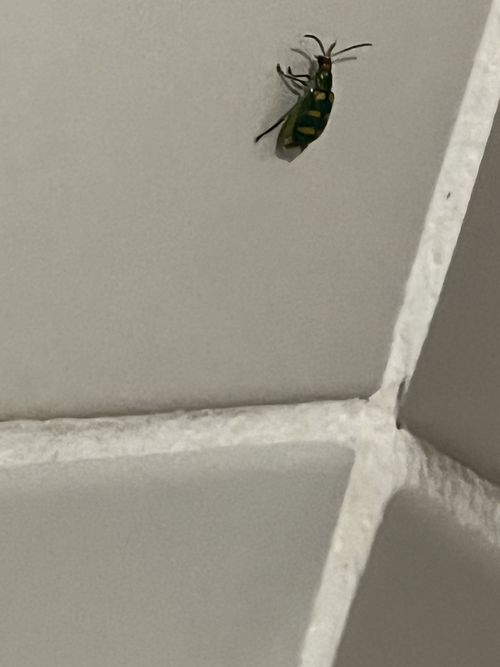
#> input picture frontend/tests/fixtures/preprocessing/display-p3.jpg, 500 x 667 px
$ python generate-preprocessing-reference.py
#> lines starting #> are read from the running program, lines starting #| are printed output that depends on the picture
### src/preprocessamento.py
"""Padronização das imagens para a entrada do modelo (T4.1).

O mesmo processamento deve ser usado no treino e na inferência. Por isso a
função fica aqui, e não no notebook.
"""

from __future__ import annotations

from pathlib import Path

import numpy as np
from PIL import Image, ImageOps

TAMANHO_ENTRADA = 224
COR_PREENCHIMENTO = (128, 128, 128)
CONTRATO_PREPROCESSAMENTO = "T10.2-rgb8-sem-conversao-icc-v1"
MAX_PIXELS = 40_000_000


def decodificar_imagem(origem: Path | str | Image.Image) -> Image.Image:
    """RGB8 independente da origem; EXIF uma vez, ICC deliberadamente ignorado.

    Preserva os valores codificados usados no treinamento T4.1. Não usar
    ImageCms aqui: na web createImageBitmap usa colorSpaceConversion='none'.
    Consulte a seção 10.2 de docs/Projeto.md para o domínio e as tolerâncias.
    """
    if not isinstance(origem, Image.Image):
        with Image.open(origem) as imagem:
            return decodificar_imagem(imagem)
    if origem.width * origem.height > MAX_PIXELS:
        raise ValueError("A foto é grande demais. Reduza para até 40 megapixels.")
    imagem = ImageOps.exif_transpose(origem)
    if "A" in imagem.getbands() or "transparency" in imagem.info:
        if imagem.convert("RGBA").getchannel("A").getextrema() != (255, 255):
            raise ValueError("A imagem tem transparência. Escolha uma imagem opaca.")
    # convert('RGB') não aplica perfis ICC, gAMA ou correção de exposição.
    return imagem.convert("RGB")


def preparar_pixels(
    origem: Path | str | Image.Image, tamanho: int = TAMANHO_ENTRADA
) -> np.ndarray:
    """Retorna RGB uint8 HWC após EXIF, resize e padding, antes da normalização."""
    if not isinstance(tamanho, int) or isinstance(tamanho, bool) or tamanho < 1:
        raise ValueError("O tamanho deve ser um inteiro positivo.")
    imagem = decodificar_imagem(origem)
    escala = tamanho / max(imagem.size)
    nova_largura = max(1, round(imagem.width * escala))
    nova_altura = max(1, round(imagem.height * escala))
    redimensionada = imagem.resize((nova_largura, nova_altura), Image.Resampling.BICUBIC)
    quadro = Image.new("RGB", (tamanho, tamanho), COR_PREENCHIMENTO)
    quadro.paste(redimensionada, ((tamanho - nova_largura) // 2, (tamanho - nova_altura) // 2))
    return np.asarray(quadro, dtype=np.uint8)


def preparar_imagem(
    origem: Path | str | Image.Image, tamanho: int = TAMANHO_ENTRADA
) -> np.ndarray:
    """Retorna array float32 (tamanho, tamanho, 3) com valores em [0, 1].

    Aplica a orientação EXIF (fotos de celular), ignora ICC, converte para RGB, redimensiona
    preservando a proporção e completa o quadro com cinza neutro. Não faz
    recorte, para não cortar lesões nas bordas.
    """
    return preparar_pixels(origem, tamanho).astype(np.float32) / np.float32(255)

### frontend/scripts/generate-preprocessing-reference.py
"""Referências T10.2 sem TensorFlow. Executar da raiz com Pillow 12.2 / NumPy 2.4.4."""
from pathlib import Path
import gzip
import hashlib
import io
import json
import sys

import numpy as np
from PIL import Image, ImageCms, __version__ as pillow_version

ROOT = Path(__file__).resolve().parents[2]
sys.path.insert(0, str(ROOT))
from src.preprocessamento import CONTRATO_PREPROCESSAMENTO, decodificar_imagem, preparar_pixels, preparar_imagem

OUT = ROOT / "frontend/tests/fixtures/preprocessing"


def gerar():
    # Originais intactos do acervo, identificados nos registros de revisão T8.1.
    origens = {
        "display-p3.jpg": "IMG_01540; dataset/image/4bb174ff-imag24.jpg",
        "srgb.jpg": "IMG_01812; dataset/image/test504.jpg",
        "no-profile.jpg": "assets/revisão_imagens/IMG_0125.jpg",
    }
    fronteiras = json.loads((OUT / "boundary-provenance.json").read_text(encoding="utf-8")) if (OUT / "boundary-provenance.json").exists() else []
    fontes_derivadas = {caso["file"]: f"derivada de {caso['source']}; brilho {caso['brightness']}" for caso in fronteiras}
    with Image.open(OUT / "display-p3.jpg") as imagem:
#> imagem is the input picture: PIL image 500x667 RGB; mean R, G, B 153.7, 149.7, 136.9
        perfil = imagem.info["icc_profile"]
    with Image.open(OUT / "no-profile.jpg") as imagem:
        # Lossless variants retain real photographic texture. EXIF tags are
        # controlled test metadata; they are not claimed as original camera EXIF.
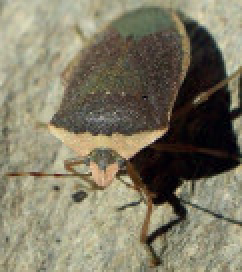
#> input picture frontend/tests/fixtures/preprocessing/no-profile.jpg, 121 x 136 px (shown 2 times larger)
#> imagem is the input picture: PIL image 121x136 RGB; mean R, G, B 127, 121.7, 100.9
        base = imagem.convert("RGB")
        base.info.clear()
        base.save(OUT / "photo.png")
        base.save(OUT / "photo-icc.png", icc_profile=perfil)
        base.save(OUT / "photo.webp", lossless=True)
        for orientacao in range(1, 9):
            exif = Image.Exif()
            exif[274] = orientacao
            base.save(OUT / f"exif-{orientacao}.png", exif=exif, icc_profile=perfil)
        transparente = base.convert("RGBA")
        transparente.putpixel((0, 0), (1, 2, 3, 0))
        transparente.save(OUT / "transparent.png")
    casos = []
    for nome in [*origens, "photo.png", "photo-icc.png", "photo.webp",
                 *(f"exif-{i}.png" for i in range(1, 9)),
                 *(p.name for p in sorted(OUT.glob("boundary-*.png")))]:
        caminho = OUT / nome
        with Image.open(caminho) as imagem:
            icc = imagem.info.get("icc_profile")
            descricao = ImageCms.getProfileDescription(ImageCms.ImageCmsProfile(io.BytesIO(icc))).strip() if icc else None
#> descricao = 'Display P3'
            orientacao = imagem.getexif().get(274, 1)
#> orientacao = 1
            tamanho_original = list(imagem.size)
#> tamanho_original = [500, 667]
        decodificada = decodificar_imagem(caminho)
        pixels = preparar_pixels(caminho)
#> in preparar_pixels, `quadro = Image.new("RGB", (tamanho, tamanho), COR_PREENCHIMENTO)`: quadro: PIL image 224x224 RGB; every value is 128
#> in preparar_pixels, `quadro.paste(redimensionada, ((tamanho - nova_largura) // 2, (tamanho ..`:
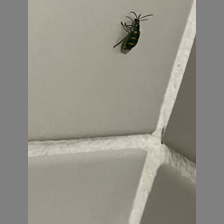
#> quadro: PIL image 224x224 RGB; mean R, G, B 147.3, 144.3, 134.7
        # gzip mtime=0 keeps generated fixtures deterministic.
        for etapa, dados in [("decoded", decodificada.tobytes()), ("pixels", pixels.tobytes())]:
            (OUT / f"{nome}.{etapa}.gz").write_bytes(gzip.compress(dados, mtime=0))
#> this loop made 2 passes
#> etapa on passes 1 to 2: 'decoded', 'pixels'
        casos.append({
            "file": nome, "source": origens.get(nome, fontes_derivadas.get(nome, "derivada de no-profile.jpg; metadados controlados")),
            "sha256": hashlib.sha256(caminho.read_bytes()).hexdigest(),
            "originalSize": tamanho_original, "width": decodificada.width, "height": decodificada.height,
            "icc": descricao, "orientation": orientacao,
            "decodedSha256": hashlib.sha256(decodificada.tobytes()).hexdigest(),
            "pixelsSha256": hashlib.sha256(pixels.tobytes()).hexdigest(),
            "normalizedSha256": hashlib.sha256(preparar_imagem(caminho).astype('<f4').tobytes()).hexdigest(),
            "tolerance": {"max": 3, "mae": 0.35} if caminho.suffix == ".jpg" else {"max": 0, "mae": 0},
        })
#> pass 2 of the loop in gerar, `for nome in [*origens, "photo.png", "photo-icc.png", "photo.webp",`:
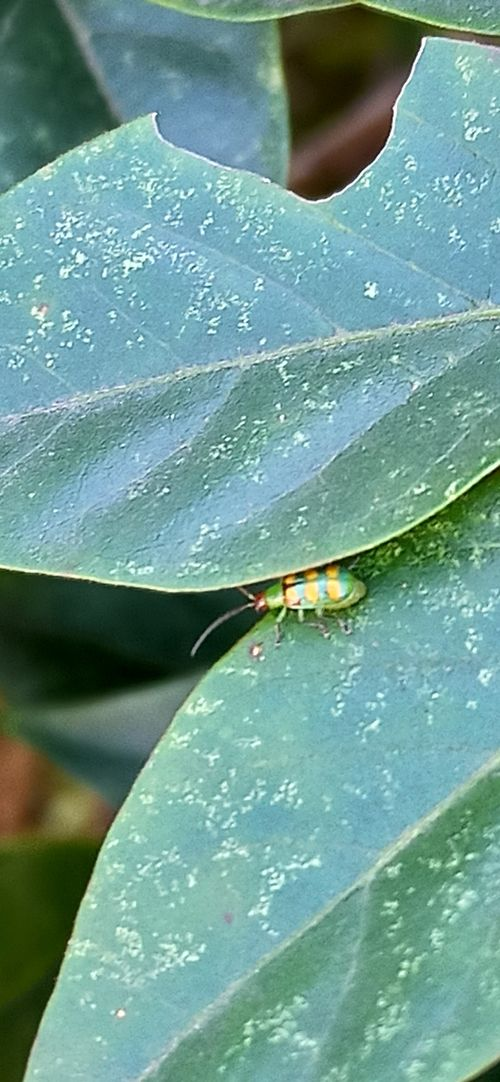
#> input picture frontend/tests/fixtures/preprocessing/srgb.jpg, 500 x 1082 px
#> in gerar, imagem is the input picture: PIL image 500x1082 RGB; mean R, G, B 111.2, 154.9, 146.6
#> descricao = 'sRGB'
#> in preparar_pixels (call 3), `redimensionada = imagem.resize((nova_largura, nova_altura), Image.Resa..`:
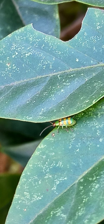
#> redimensionada: PIL image 104x224 RGB; mean R, G, B 111.2, 154.9, 146.6
#> in preparar_pixels (call 3), `quadro.paste(redimensionada, ((tamanho - nova_largura) // 2, (tamanho ..`:
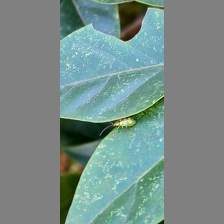
#> quadro: PIL image 224x224 RGB; mean R, G, B 120.2, 140.5, 136.6
#> the loop in gerar, `for etapa, dados in [("decoded", decodificada.tobytes()), ("pixels", p..` made 2 passes
    referencia = {"contract": CONTRATO_PREPROCESSAMENTO,
                  "environment": {"pillow": pillow_version, "numpy": np.__version__}, "cases": casos}
    (OUT / "reference.json").write_text(json.dumps(referencia, indent=2, ensure_ascii=False) + "\n", encoding="utf-8", newline="\n")
    print(f"OK: {len(casos)} referências fotográficas T10.2")


if __name__ == "__main__":
    gerar()
